Frame 1 (no input): blank canvas, image omitted
Frame 60 (no input): blank canvas, image omitted
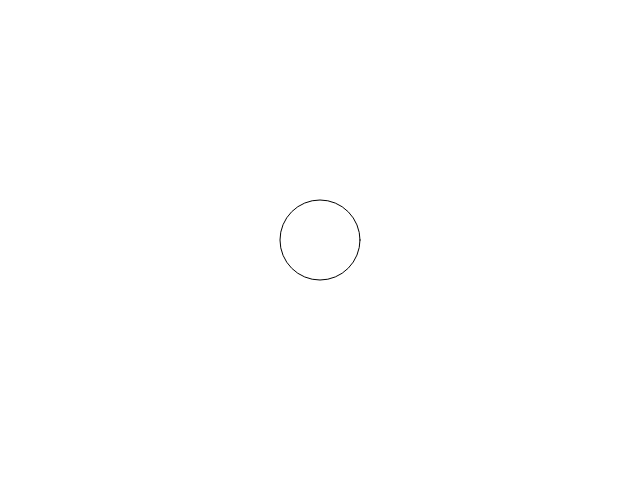
Frame 120 (the mouse pressed at the canvas centre since frame 60)

The p5.js sketch whose frames 1 and 60 were blank and that drew this single picture after the mouse press (run headless with seeded random() and noise() and a simulated clock; from frame 60 on, the mouse is pressed at the canvas centre):

// p5.js sketch
// ── sketch.js
function setup() {
  createCanvas(640, 480);
}

function draw() {
  clear();
  ellipse(mouseX, mouseY, 80, 80);
}

// ── tictactoe.js
var topLeft = [50, 50];
var cellSize = 100;
var board = [[0, 0, 0], [0, 0, 0], [0, 0, 0]];
var currentPlayer =  1;
var winner = 0;

function setup() {
  createCanvas(640, 480);
}

function draw() {
  clear();
  drawBoard();
}

function drawBoard() {
  // first draw the border around the board
  strokeWeight(4);
  stroke(color('green'));
  line(topLeft[0], topLeft[1], topLeft[0], topLeft[1] + 3 * cellSize);
  line(topLeft[0], topLeft[1], topLeft[0] + 3 * cellSize, topLeft[1]);
  line(topLeft[0] + 3 * cellSize, topLeft[1], topLeft[0] + 3 * cellSize, topLeft[1] + 3 * cellSize);
  line(topLeft[0], topLeft[1] + 3 * cellSize, topLeft[0] + 3 * cellSize, topLeft[1] + 3 * cellSize);

  // draw inner lines of board
  stroke(color('blue'));
  line(topLeft[0] + cellSize, topLeft[1], topLeft[0] + cellSize, topLeft[1] + 3 * cellSize);
  line(topLeft[0] + 2 * cellSize, topLeft[1], topLeft[0] + 2 * cellSize, topLeft[1] + 3 * cellSize);
  line(topLeft[0], topLeft[1] + cellSize, topLeft[0] + 3 * cellSize, topLeft[1] + cellSize)
  line(topLeft[0], topLeft[1] + 2 * cellSize, topLeft[0] + 3 * cellSize, topLeft[1] + 2 * cellSize)

  // draw the pieces
  for (row = 0; row < 3; row ++) {
    for (col = 0; col < 3; col ++) {
      if (board[row][col] == 1) {
        drawO(row, col);
      }
      else if (board[row][col] == 2) {
        drawX(row, col);
      }
    }
  }

  // print winner
  if (winner > 0) {
    text('Player ' + winner + ' wins!', 400, 400);
  }
}

function drawO(row, col) {
  ellipse(topLeft[0] + col * cellSize + cellSize / 2, topLeft[1] + row * cellSize + cellSize / 2, cellSize / 2, cellSize / 2);
}

function drawX(row, col) {
  line(topLeft[0] + col * cellSize + cellSize / 4, topLeft[1] + row * cellSize + cellSize / 4, topLeft[0] + col * cellSize + cellSize - cellSize / 4, topLeft[1] + row * cellSize + cellSize - cellSize / 4);
  line(topLeft[0] + col * cellSize + cellSize - cellSize / 4, topLeft[1] + row * cellSize + cellSize / 4, topLeft[0] + col * cellSize + cellSize / 4, topLeft[1] + row * cellSize + cellSize - cellSize / 4);
}

function mouseClicked() {
  if (winner == 0) {
    makeMove();
  }
  printPos();
}

function makeMove() {
  if (board[getRow(mouseY)][getCol(mouseX)] == 0) {
    board[getRow(mouseY)][getCol(mouseX)] = currentPlayer;
    winner = checkForWin();
    if (currentPlayer == 1) {
      currentPlayer = 2;
    }
    else if (currentPlayer == 2) {
      currentPlayer = 1;
    }
  }
}

function checkForWin() {
  for (i = 0; i < 3; i ++) {
    if (checkThree(board[i][0], board[i][1], board[i][2]) > 0) {
      return checkThree(board[i][0], board[i][1], board[i][2]);
    }
    else if (checkThree(board[0][i], board[1][i], board[2][i]) > 0) {
      return checkThree(board[0][i], board[1][i], board[2][i]);
    }
  }
  if (checkThree(board[0][0], board[1][1], board[2][2]) > 0) {
    return checkThree(board[0][0], board[1][1], board[2][2]);
  }
  else if (checkThree(board[2][0], board[1][1], board[0][2]) > 0) {
    return checkThree(board[2][0], board[1][1], board[0][2]);
  }
  else {
    return 0;
  }
}

function checkThree(a, b, c) {
  if (a == b & b == c & a > 0) {
    return a;
  }
  else {
    return 0;
  }
}

function getRow(ypos) {
  return Math.floor((ypos - topLeft[1]) / cellSize);
}

function getCol(xpos) {
  return Math.floor((xpos - topLeft[0]) / cellSize);
}

function printPos() {
  var printString = 'x position = ' + mouseX + ', y position = ' + mouseY;
  printString += ', row = ' + getRow(mouseY) + ', col = ' + getCol(mouseX);
  printString += ', winner = ' + winner;
  printString += ', board = ' + board;
  console.log(printString);
}
